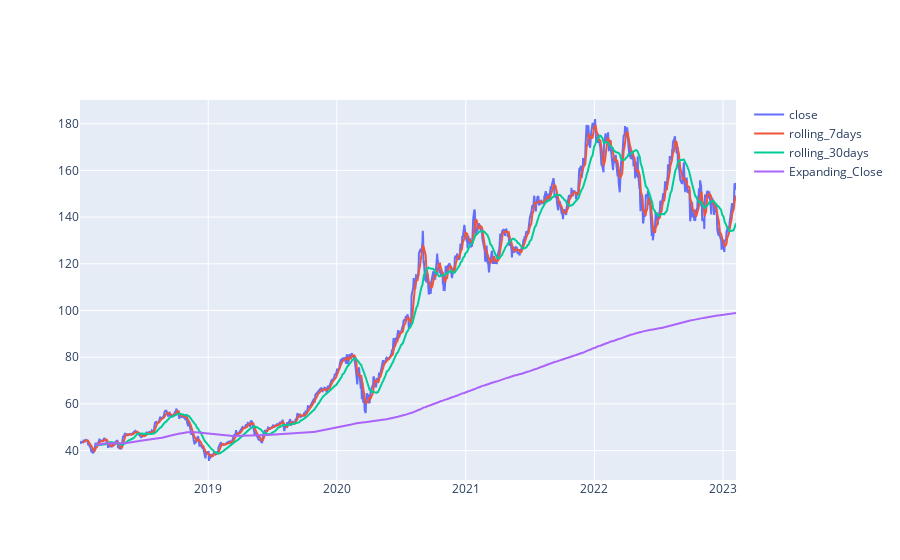

The code cell stored with this chart in its notebook:
### Code cell
import plotly.graph_objects as go

fig = go.Figure()
fig.add_trace(go.Scatter(x=close.index, y=close.values,
                    mode='lines',
                    name='close'))
fig.add_trace(go.Scatter(x=rolling_7days.index, y=rolling_7days.values,
                    mode='lines',
                    name='rolling_7days'))
fig.add_trace(go.Scatter(x=rolling_30days.index, y=rolling_30days.values,
                    mode='lines',
                    name='rolling_30days'))
fig.add_trace(go.Scatter(x=df.index, y=df['Expanding_Close'], # df에서 x,y이렇게 가져오면 됨!!!!!
                    mode='lines',
                    name='Expanding_Close'))

fig.show()

### Figure 1 — Plotly figure (JSON) as saved in the notebook; plotly's stock layout.template omitted (floating-point values rounded to 4 significant figures; data arrays with more than 128 entries replaced by an {"elided": "..."} marker saying what was removed)
{"data": [{"mode": "lines", "name": "close", "type": "scatter", "x": {"elided": "1284 str values"}, "y": {"elided": "1284 float values"}}, {"mode": "lines", "name": "rolling_7days", "type": "scatter", "x": {"elided": "1284 str values"}, "y": {"elided": "1284 float values"}}, {"mode": "lines", "name": "rolling_30days", "type": "scatter", "x": {"elided": "1284 str values"}, "y": {"elided": "1284 float values"}}, {"mode": "lines", "name": "Expanding_Close", "type": "scatter", "x": {"elided": "1284 str values"}, "y": {"elided": "1284 float values"}}], "layout": {"autosize": true, "xaxis": {"autorange": true, "range": ["2018-01-02", "2023-02-07"], "type": "date"}, "yaxis": {"autorange": true, "range": [27.41, 190.1], "type": "linear"}}}
